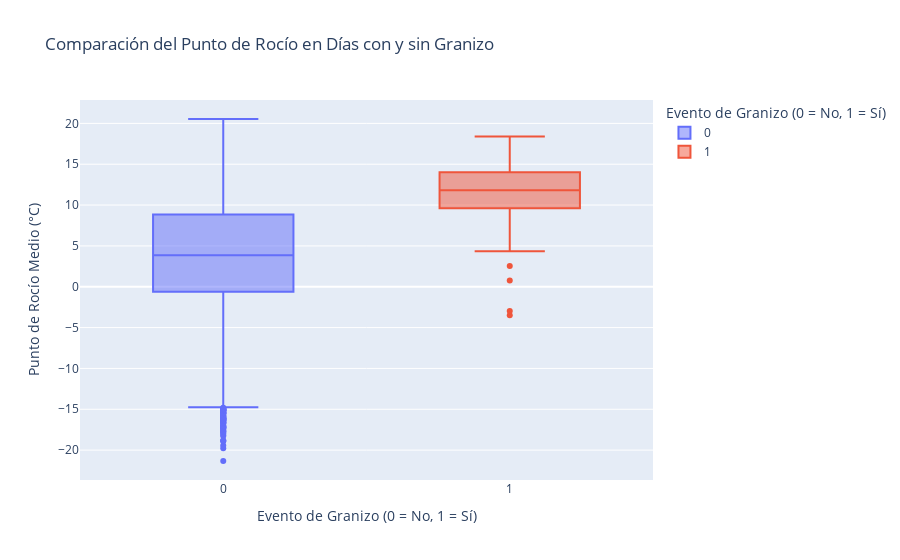

Here is the notebook cell this chart was saved with:
### Markdown cell above
### Box Plot: Punto de Rocío vs. Evento de Granizo

### Code cell
print("Generando box plot para el Punto de Rocío...")

# Creamos el box plot
fig_dew_point = px.box(
    df,
    x='granizo',
    y='om_dew_point_2m_mean',
    color='granizo',
    title='Comparación del Punto de Rocío en Días con y sin Granizo',
    labels={
        "granizo": "Evento de Granizo (0 = No, 1 = Sí)",
        "om_dew_point_2m_mean": "Punto de Rocío Medio (°C)"
    }
)

# --- Guardamos el gráfico ---
ruta_carpeta = "../reports/figures/02_analisis_enriquecido/"
os.makedirs(ruta_carpeta, exist_ok=True)
fig_dew_point.write_html(ruta_carpeta + "boxplot_dewpoint_vs_granizo.html")

print(f"✅ Box plot guardado exitosamente en: '{ruta_carpeta}'")
# -----------------------------

fig_dew_point.show()

### Figure 1 — Plotly figure (JSON) as saved in the notebook; plotly's stock layout.template omitted (floating-point values rounded to 4 significant figures; data arrays with more than 128 entries replaced by an {"elided": "..."} marker saying what was removed)
{"data": [{"alignmentgroup": "True", "hovertemplate": "Evento de Granizo (0 = No, 1 = Sí)=%{x}<br>Punto de Rocío Medio (°C)=%{y}<extra></extra>", "legendgroup": "0", "marker": {"color": "#636efa"}, "name": "0", "notched": false, "offsetgroup": "0", "orientation": "v", "showlegend": true, "type": "box", "x": {"elided": "37304 int values"}, "x0": " ", "xaxis": "x", "y": {"elided": "37304 float values"}, "y0": " ", "yaxis": "y"}, {"alignmentgroup": "True", "hovertemplate": "Evento de Granizo (0 = No, 1 = Sí)=%{x}<br>Punto de Rocío Medio (°C)=%{y}<extra></extra>", "legendgroup": "1", "marker": {"color": "#EF553B"}, "name": "1", "notched": false, "offsetgroup": "1", "orientation": "v", "showlegend": true, "type": "box", "x": [1, 1, 1, 1, 1, 1, 1, 1, 1, 1, 1, 1, 1, 1, 1, 1, 1, 1, 1, 1, 1, 1, 1, 1, 1, 1, 1, 1, 1, 1, 1, 1, 1, 1, 1, 1, 1, 1, 1, 1, 1, 1, 1, 1, 1, 1, 1, 1, 1, 1, 1, 1, 1, 1, 1, 1, 1, 1, 1, 1, 1, 1, 1, 1, 1, 1, 1, 1, 1, 1, 1, 1, 1, 1, 1, 1, 1, 1, 1, 1, 1, 1, 1, 1, 1, 1, 1, 1, 1, 1, 1, 1, 1, 1, 1], "x0": " ", "xaxis": "x", "y": [16.55, 15.86, 15.51, 16.32, 12.92, 14.51, 14.06, 14.18, 10.6, 14.93, 6.082, 10.61, 10.63, 15.57, 10.54, 11.82, 11.96, 13.24, 12.29, 12.45, 4.909, 10.21, 12.12, 4.703, 4.351, 4.777, 10.49, 17.21, 4.835, 12.63, 13.56, 9.951, 12.58, 13.06, 11.44, 13.53, 9.846, 9.675, 2.552, 8.682, 10.69, 8.503, 11.6, 5.946, 10.07, 7.478, 12.88, 9.134, 15.18, 5.016, 8.639, 8.116, 16.46, 11.01, 10.02, -2.98, 6.591, 5.572, 10.07, 15.44, 9.614, 14.72, 4.88, 16.56, 15.43, 11.8, 18.4, 17.12, 9.926, 16.65, 11.67, 15.06, 13.76, -3.478, 4.376, 12.6, 13.92, 13.0, 13.56, 13.48, 12.34, 11.48, 14.37, 16.31, 9.653, 13.63, 11.38, 16.05, 14.65, 0.7625, 7.085, 13.9, 12.85, 12.24, 11.27], "y0": " ", "yaxis": "y"}], "layout": {"boxmode": "overlay", "legend": {"title": {"text": "Evento de Granizo (0 = No, 1 = Sí)"}, "tracegroupgap": 0}, "title": {"text": "Comparación del Punto de Rocío en Días con y sin Granizo"}, "xaxis": {"anchor": "y", "categoryarray": [0, 1], "categoryorder": "array", "domain": [0, 1], "title": {"text": "Evento de Granizo (0 = No, 1 = Sí)"}}, "yaxis": {"anchor": "x", "domain": [0, 1], "title": {"text": "Punto de Rocío Medio (°C)"}}}}
